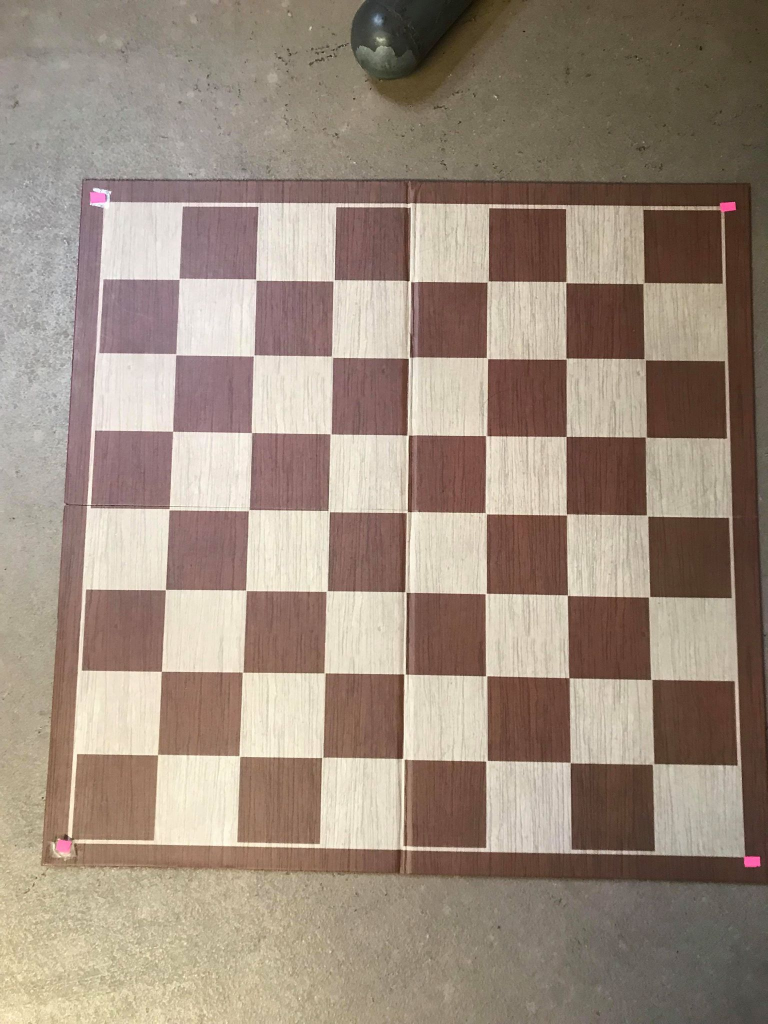
#> input picture pink_squares_matte.jpg, 1536 x 2048 px (shown at 1/2 size)
$ python harriscorner.py
#> lines starting #> are read from the running program, lines starting #| are printed output that depends on the picture; after the words box and inside, x2 and y2 are one past the last pixel; in counts of white or black regions, pixels touching at a corner belong together
import numpy as np
import cv2 as cv
filename = 'pink_squares_matte.jpg'
im = cv.imread(filename)
#> im is the input picture: shape (2048, 1536, 3); mean B, G, R 125.2, 139.4, 155.9
img = cv.resize(im, (500,400))
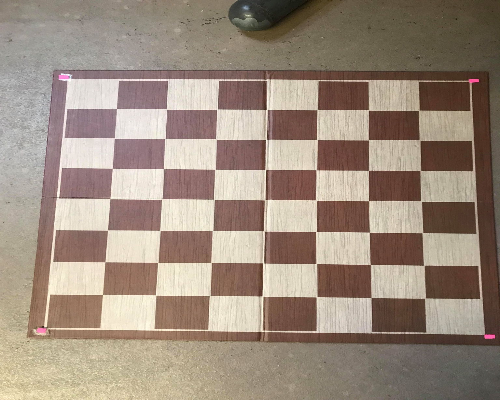
#> img: shape (400, 500, 3); mean B, G, R 125.1, 139.3, 155.8
gray = cv.cvtColor(img, cv.COLOR_BGR2GRAY)
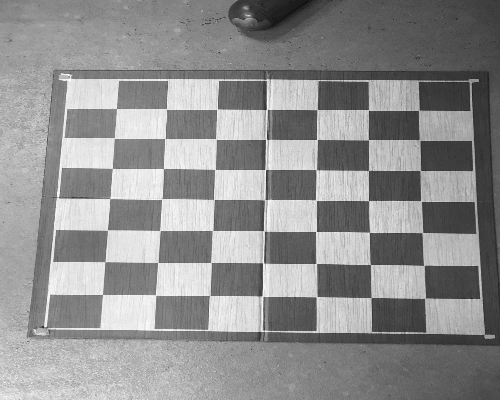
#> gray: shape (400, 500); min 11, max 254, mean 142.6
gray = np.float32(gray)
dst = cv.cornerHarris(gray,2,3,0.04)
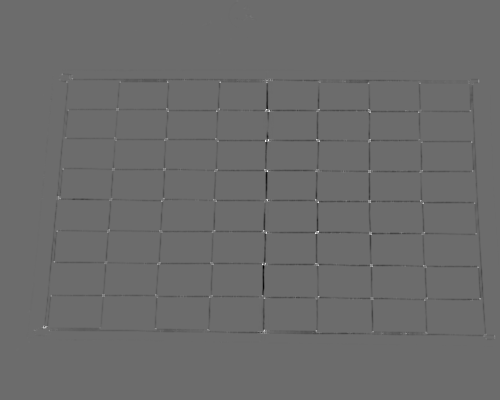
#> dst: shape (400, 500) float32; min -34237400, max 46451128, mean -237339.6; drawn with min black and max white
#result is dilated for marking the corners, not important
dst = cv.dilate(dst,None)
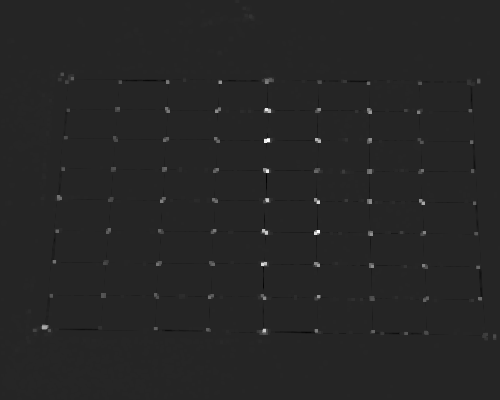
#> dst: shape (400, 500) float32; min -8120702, max 46451128, mean 122319.8; drawn with min black and max white
# Threshold for an optimal value, it may vary depending on the image.
img[dst>0.01*dst.max()]=[0,0,255]
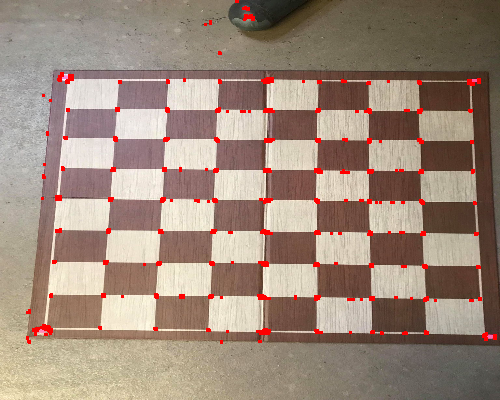
#> img: shape (400, 500, 3); 1.82% of pixels changed, all inside (x1, y1, x2, y2) = (26, 0, 497, 344)
cv.imshow('dst',img)
if cv.waitKey(0) & 0xff == 27:
#> (key Esc is pressed here)
    cv.destroyAllWindows()
